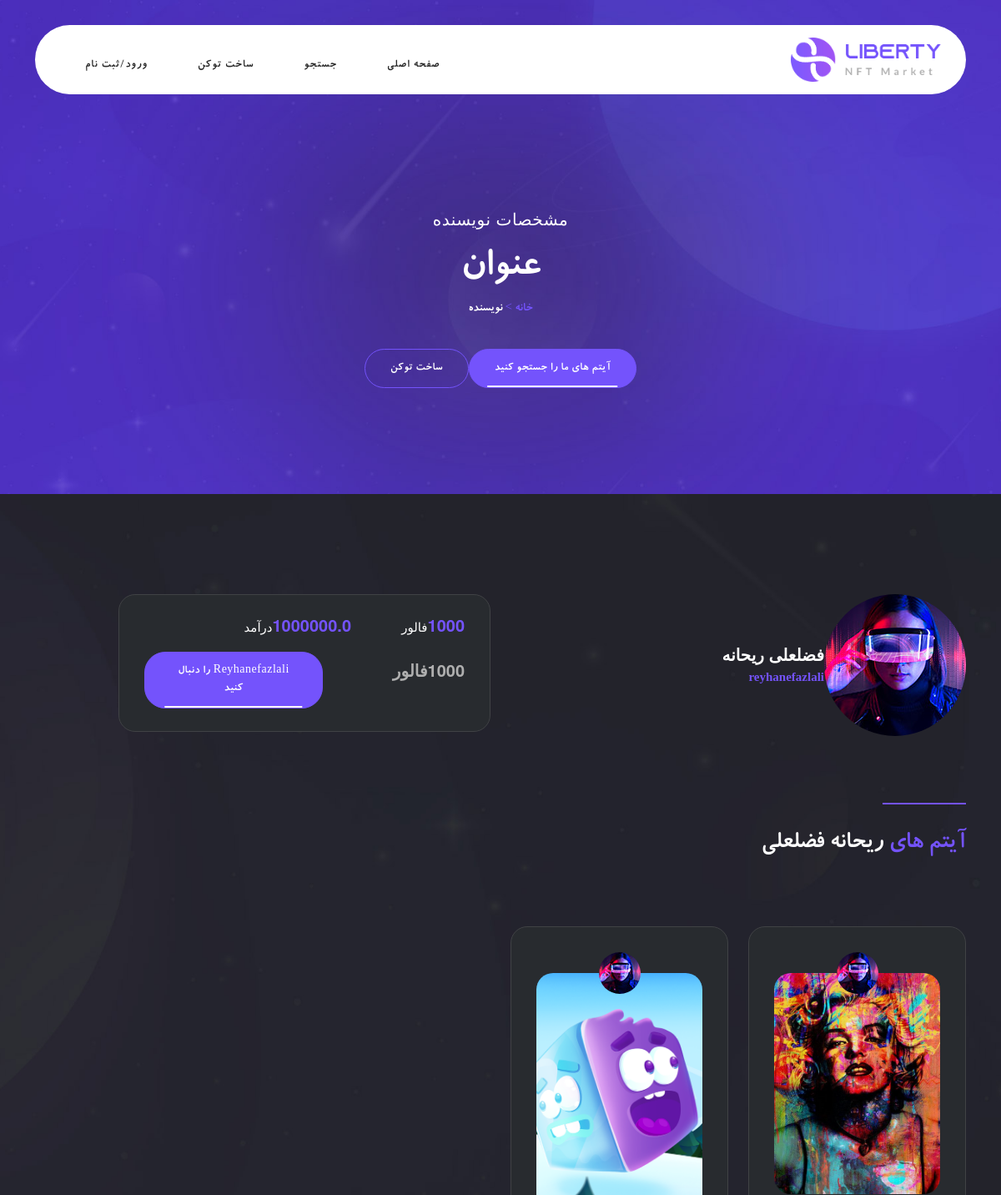
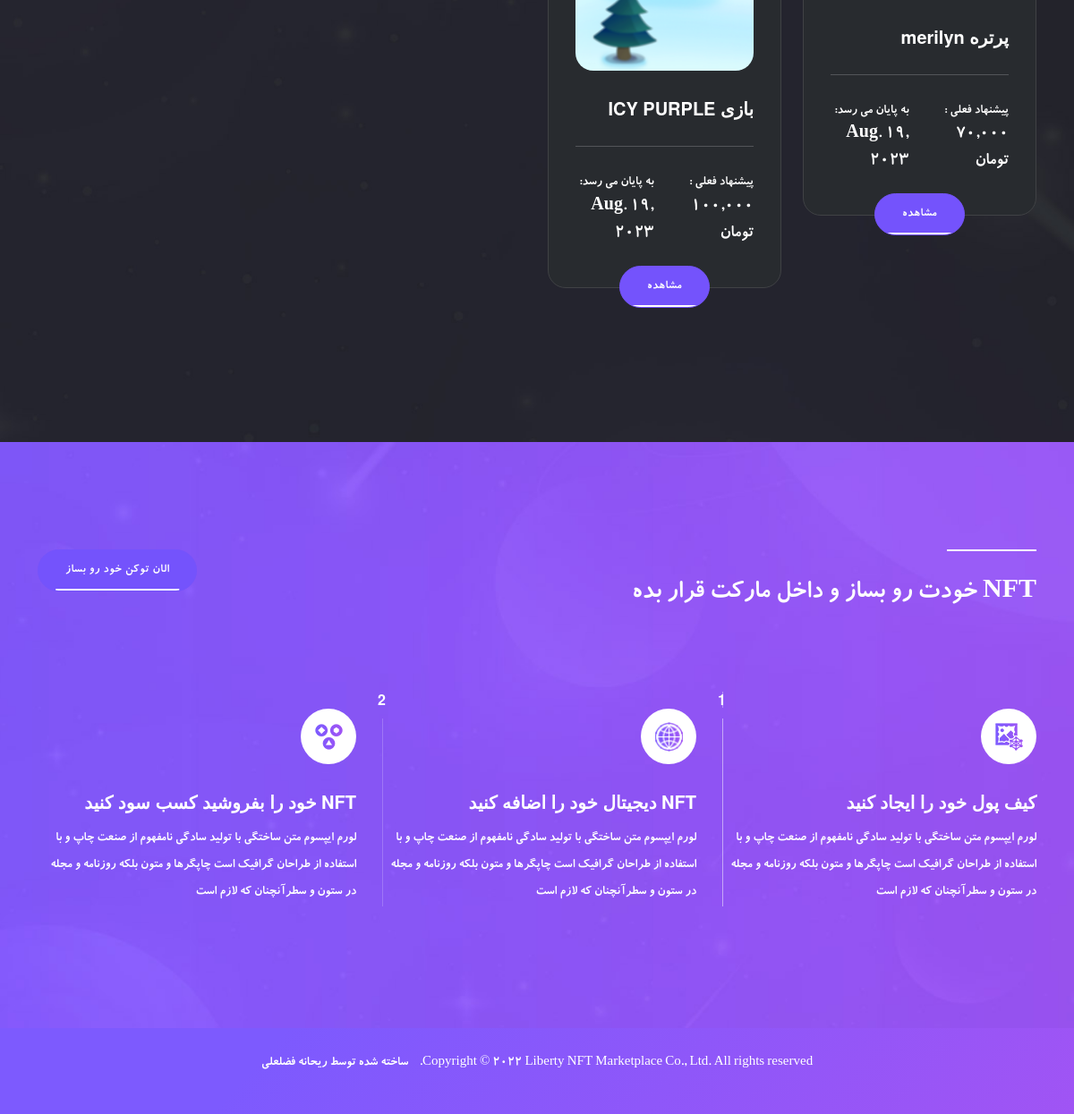
/store/author/reyhanefazlali, run on the app's committed database (2 pictures, top to bottom).
### store/models.py (models this page shows, shortened)
class Author(models.Model):
    Adult = 'adult'
    TeenAger = 'teenager'
    Child = 'child'
    Age_fields = (
        (Adult, 'adult'),
        (TeenAger, 'teenager'),
        (Child, 'child'))
    name = models.CharField(max_length=255)
    Family = models.CharField(max_length=255)
    Age = models.IntegerField()
    National_ID = models.IntegerField()
    Followers = models.IntegerField()
    income = models.FloatField()
    username = models.ManyToManyField(User)
    posts = models.ManyToManyField(Post)
    age_category = models.CharField(
        max_length=255, choices=Age_fields, default=Adult)

class Post(models.Model):
    title = models.CharField(max_length=255)
    content = models.TextField()
    Artist = models.ForeignKey(User, on_delete=models.CASCADE, null=True)
    Bid_now = models.CharField(max_length=100)
    Bid_future = models.CharField(max_length=100)
    token_id = models.CharField(max_length=255)
    date = models.DateField(auto_now_add=True)
    image = models.ImageField(upload_to='store/', null=True)
    Active = models.BooleanField(default=False)
    category = models.ManyToManyField(Category)
    collection = models.ManyToManyField(Collection)
    image_details = models.ImageField(upload_to='store/details/', null=True)

### store/views.py (the view)
# urls.py: path('author/<str:auth>', views.author, name='author'),
def author(request, auth):
    profile = Author.objects.get(username__username=auth)
    posts = Post.objects.filter(Active=1, Artist__username=auth)
    context = {'profile': profile, 'posts': posts}
    return render(request, 'store/author.html', context)

### templates/store/author.html (shortened to what this page needs)
{% extends 'base.html' %}
{% load static %}
{% block body %}
        <header class="header-area header-sticky">
            <div class="container">
                <div class="row">
                    <div class="col-12">
                        <nav class="main-nav">
                            <a href="index.html" class="logo">
                                <img src="{% static 'assets/images/logo.png' %}" alt>
                            </a>
                            <ul class="nav">
                                <li><a href="{% url 'web:index' %}">صفحه اصلی</a></li>
                                <li><a href="{% url 'web:explore' %}">جستجو</a></li>
                                <li><a href="{% url 'web:create' %}">ساخت توکن</a></li>
                                <li><a href="{% url 'account:login' %}">ورود/ثبت نام</a></li>
                            </ul>
                        </nav>
                    </div>
                </div>
            </div>
        </header>
        <div class="page-heading normal-space">
            <div class="container">
                <div class="row">
                    <div class="col-lg-12">
                        <h6>مشخصات نویسنده</h6>
                        <h2>عنوان</h2>
                        <span>خانه > <a href="#">نویسنده</a></span>
                        <div class="button">
                            <div class="main-button">
                                <a href="explore.html">آیتم های ما را جستجو کنید</a>
                            </div>
                            <div class="border-button">
                                <a href="create.html">ساخت توکن</a>
                            </div>
                        </div>
                    </div>
                </div>
            </div>
        </div>
        <div class="author-page">
            <div class="container">
                <div class="row">
                    <div class="col-lg-6">
                        <div class="author">
                            <img src="{% static 'assets/images/single-author.jpg' %}" alt
                                style="border-radius: 50%; max-width: 170px;">
                            <h4>{{profile.Family}} {{profile.name}}<br> <a href="#">{{profile.username.get}}</a></h4>
                        </div>
                    </div>
                    <div class="col-lg-6">
                        <div class="right-info">
                            <div class="row">
                                <div class="col-4">
                                    <div class="info-item">
                                        <h6>{{profile.Followers}}<em>فالور</em></h6>
                                    </div>
                                </div>
                                <div class="col-4">
                                    <div class="info-item">
                                        <h6>{{profile.income}}<em>درآمد</em></h6>
                                    </div>
                                </div>
                            </div>
                            <div class="row">
                                <div class="col-5">
                                    <h5>{{profile.Followers}}فالور</h5>
                                </div>
                                <div class="col-7">
                                    <div class="main-button">
                                        <a href="#">{{profile.username.get}} را دنبال کنید</a>
                                    </div>
                                </div>
                            </div>
                        </div>
                    </div>
                    <div class="col-lg-12">
                        <div class="section-heading">
                            <div class="line-dec"></div>
                            <h2><em>آیتم های </em>{{profile.name}} {{profile.Family}}</h2>
                        </div>
                    </div>
                    {% for post in posts %}
                    <div class="col-lg-3 col-md-6">
                        <div class="item">
                            <div class="row">
                                <div class="col-lg-12">
                                    <span class="author">
                                        <img src="{% static 'assets/images/author.jpg' %}" alt
                                            style="max-width: 50px; border-radius: 50%;">
                                    </span>
                                    <img src="{{post.image.url}}" alt
                                        style="border-radius: 20px;">
                                    <h4>{{post.title}}</h4>
                                </div>
                                <div class="col-lg-12">
                                    <div class="line-dec"></div>
                                    <div class="row">
                                        <div class="col-6">
                                            <span>پیشنهاد فعلی : <br><strong>{{post.Bid_now}}</strong></span>
                                        </div>
                                        <div class="col-6">
                                            <span>به پایان می رسد: <br><strong>{{post.date}}</strong></span>
                                        </div>
                                    </div>
                                </div>
                                <div class="col-lg-12">
                                    <div class="main-button">
                                        <a href="{% url 'store:details' num=post.pk %}">مشاهده</a>
                                    </div>
                                </div>
                            </div>
                        </div>
                    </div>
                    {% endfor %}
                </div>
            </div>
        </div>
        <div class="create-nft">
            <div class="container">
                <div class="row">
                    <div class="col-lg-8">
                        <div class="section-heading">
                            <div class="line-dec"></div>
                            <h2>NFT خودت رو بساز و داخل مارکت قرار بده</h2>
                        </div>
                    </div>
                    <div class="col-lg-4">
                        <div class="main-button">
                            <a href="create.html">الان توکن خود رو بساز</a>
                        </div>
                    </div>
                    <div class="col-lg-4">
                        <div class="item first-item">
                            <div class="number">
                                <h6>1</h6>
                            </div>
                            <div class="icon">
                                <img src="{% static 'assets/images/icon-02.png' %}" alt>
                            </div>
                            <h4>کیف پول خود را ایجاد کنید</h4>
                            <p>لورم ایپسوم متن ساختگی با تولید سادگی نامفهوم از
                                صنعت چاپ و با استفاده از طراحان گرافیک است
                                چاپگرها و متون بلکه روزنامه و مجله در ستون و
                                سطرآنچنان که لازم است</p>
                        </div>
                    </div>
                    <div class="col-lg-4">
                        <div class="item second-item">
                            <div class="number">
                                <h6>2</h6>
                            </div>
                            <div class="icon">
                                <img src="{% static 'assets/images/icon-04.png' %}" alt>
                            </div>
                            <h4>NFT دیجیتال خود را اضافه کنید</h4>
                            <p>لورم ایپسوم متن ساختگی با تولید سادگی نامفهوم از
                                صنعت چاپ و با استفاده از طراحان گرافیک است
                                چاپگرها و متون بلکه روزنامه و مجله در ستون و
                                سطرآنچنان که لازم است </p>
                        </div>
                    </div>
                    <div class="col-lg-4">
                        <div class="item">
                            <div class="icon">
                                <img src="{% static 'assets/images/icon-06.png' %}" alt>
                            </div>
                            <h4>NFT خود را بفروشید کسب سود کنید</h4>
                            <p>لورم ایپسوم متن ساختگی با تولید سادگی نامفهوم از
                                صنعت چاپ و با استفاده از طراحان گرافیک است
                                چاپگرها و متون بلکه روزنامه و مجله در ستون و
                                سطرآنچنان که لازم است </p>
                        </div>
                    </div>
                </div>
            </div>
        </div>
        {% endblock %}

### data on the page
Author: Family "فضلعلی", name "ریحانه", username.get "reyhanefazlali", Followers "1000", income "1000000.0"
Post: image (picture), title "پرتره merilyn", Bid_now "70,000 تومان", date "Aug. 19, 2023"
Post: image (picture), title "بازی ICY PURPLE", Bid_now "100,000 تومان", date "Aug. 19, 2023"
